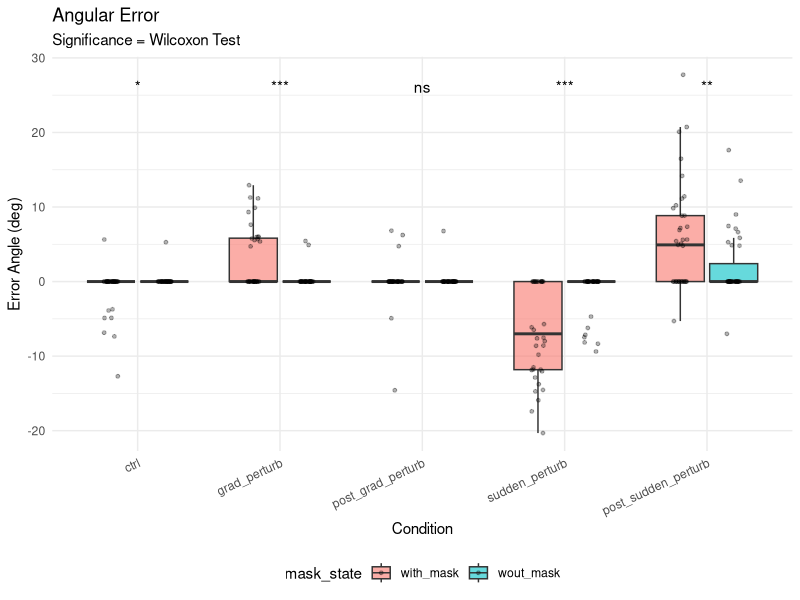
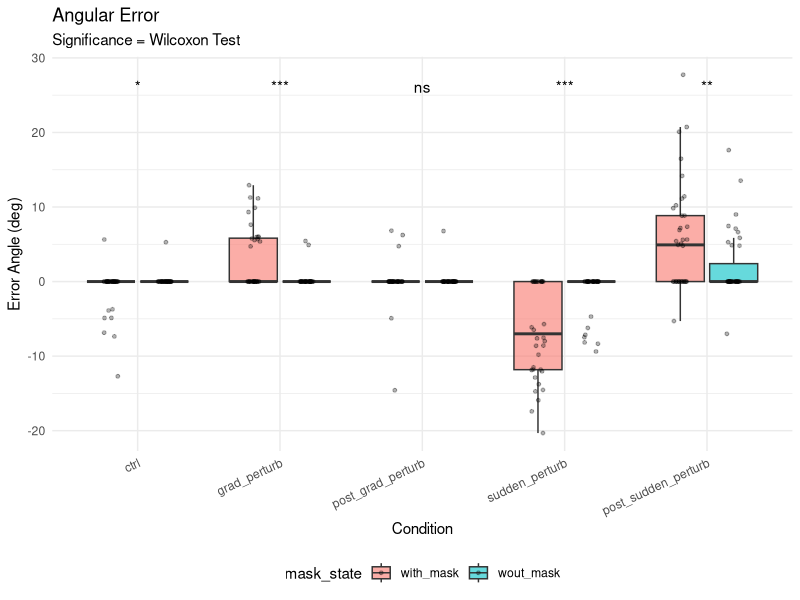

Generate these figures, in order, with R:
library(reshape2)
library(ggplot2)
library(ggpubr)
library(dplyr)

with_mask <- read.csv("C_with_mask.csv", header = T)$error_angle_deg
wout_mask <- read.csv("C_without_mask.csv", header = T)$error_angle_deg

conditions <- c("ctrl", "grad_perturb", "post_grad_perturb", "sudden_perturb", "post_sudden_perturb")

# Combine the two vectors into one long vector first
combined_data <- c(with_mask, wout_mask)

# Create a 3D array: [40 timepoints, 5 conditions, 2 mask_states]
data_array <- array(combined_data,
                    dim = c(40, 5, 2),
                    dimnames = list(
                      time = 1:40,
                      condition = conditions,
                      mask_state = c("with_mask", "wout_mask")
                    ))


# 1. Flatten the Array (The "Tidy" Step)
# This converts your 40x5x2 array into a long dataframe for analysis
df_long <- melt(data_array, 
                varnames = c("time", "condition", "mask_state"),
                value.name = "error_angle")

# Ensure factor levels are in the logical order provided (not alphabetical)
df_long$condition <- factor(df_long$condition, 
                            levels = unique(df_long$condition))

# 2. Compute Summary Statistics Separately
# Instead of appending to the array, we create a summary table
summary_stats <- df_long %>%
  group_by(condition, mask_state) %>%
  summarise(
    mean_error = mean(error_angle, na.rm = TRUE),
    sd_error = sd(error_angle, na.rm = TRUE),
    n = n(),
    se_error = sd_error / sqrt(n), # Standard Error
    .groups = 'drop'
  )

print("Summary Statistics:")
print(summary_stats)

# 3. Visualization with Statistical Analysis
# We compare "with_mask" vs "wout_mask" for each condition
p <- ggplot(df_long, aes(x = condition, y = error_angle, fill = mask_state)) +
  geom_boxplot(alpha = 0.6, outlier.shape = NA) +
  geom_point(position = position_jitterdodge(jitter.width = 0.2), 
             alpha = 0.3, size = 1) +
  #stat_summary(fun = mean, geom = "point", shape = 23, size = 3, 
  #             fill = "white", position = position_dodge(width = 0.75)) +
  stat_compare_means(aes(group = mask_state), 
                     method = "wilcox.test", 
                     label = "p.signif",       # Shows *, **, ns
                     label.y.npc = 0.95) +    # Places label at top
  labs(title = "Angular Error",
       subtitle = "Significance = Wilcoxon Test",
       y = "Error Angle (deg)",
       x = "Condition") +
  theme_minimal() +
  theme(axis.text.x = element_text(angle = 25, hjust = 1), legend.position = "bottom") # Rotate x-labels

# Display Plot
print(p)

custom_save <- function(plt, folder = "", name = "", size=1, height = 1, width = 1.5, background = "white"){
  library(ggplot2)
  
  if(is.null(plt)){
    return("No plot to save\n")
  }
  
  #print(plt)
  ggsave(paste0(folder, name, ".png"), plt,
         height = height*2000*size,
         width = width*2000*size,
         units = "px",
         dpi = 500,
         create.dir = T ,
         bg = "white")
}

custom_save(p, name = "result_statistical_anal")

stat_results <- df_long %>%
  group_by(condition) %>%
  rstatix::wilcox_test(error_angle ~ mask_state) %>%
  rstatix::add_significance()

print("Test Results:")
print(stat_results)
